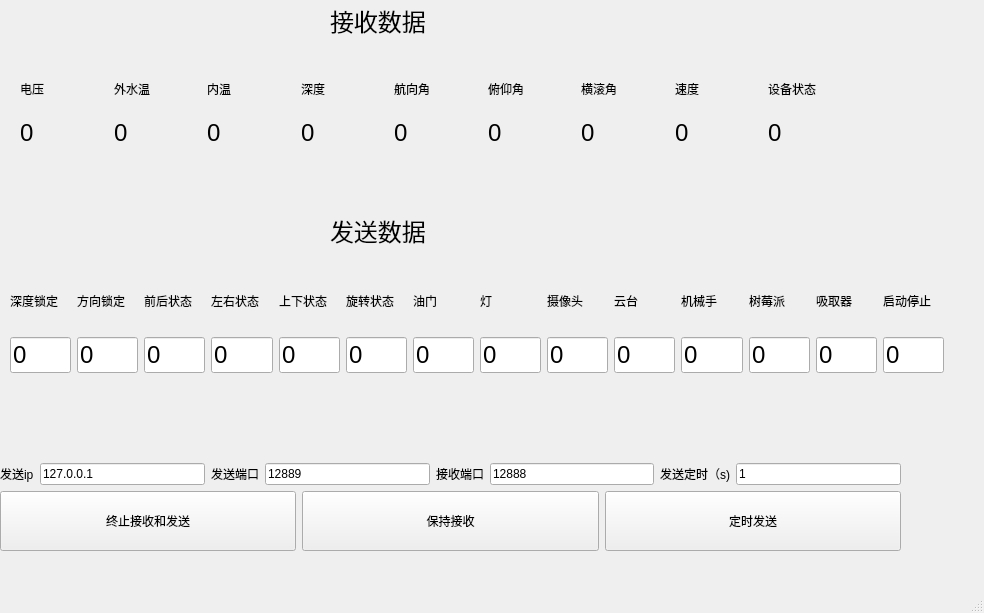
<?xml version="1.0" encoding="UTF-8"?>
<ui version="4.0">
 <class>MainWindow</class>
 <widget class="QMainWindow" name="MainWindow">
  <property name="geometry">
   <rect>
    <x>0</x>
    <y>0</y>
    <width>984</width>
    <height>613</height>
   </rect>
  </property>
  <property name="windowTitle">
   <string>模拟上位机</string>
  </property>
  <widget class="QWidget" name="centralwidget">
   <widget class="QWidget" name="verticalLayoutWidget">
    <property name="geometry">
     <rect>
      <x>0</x>
      <y>440</y>
      <width>901</width>
      <height>111</height>
     </rect>
    </property>
    <layout class="QVBoxLayout" name="verticalLayout">
     <item>
      <spacer name="verticalSpacer">
       <property name="orientation">
        <enum>Qt::Vertical</enum>
       </property>
       <property name="sizeHint" stdset="0">
        <size>
         <width>20</width>
         <height>40</height>
        </size>
       </property>
      </spacer>
     </item>
     <item>
      <layout class="QHBoxLayout" name="horizontalLayout_3">
       <item>
        <widget class="QLabel" name="label">
         <property name="text">
          <string>发送ip</string>
         </property>
        </widget>
       </item>
       <item>
        <widget class="QLineEdit" name="inp_send_ip">
         <property name="text">
          <string>127.0.0.1</string>
         </property>
        </widget>
       </item>
       <item>
        <widget class="QLabel" name="label_2">
         <property name="text">
          <string>发送端口</string>
         </property>
        </widget>
       </item>
       <item>
        <widget class="QLineEdit" name="inp_send_port">
         <property name="text">
          <string>12889</string>
         </property>
        </widget>
       </item>
       <item>
        <widget class="QLabel" name="label_3">
         <property name="text">
          <string>接收端口</string>
         </property>
        </widget>
       </item>
       <item>
        <widget class="QLineEdit" name="inp_recv_port">
         <property name="text">
          <string>12888</string>
         </property>
        </widget>
       </item>
       <item>
        <widget class="QLabel" name="label_33">
         <property name="text">
          <string>发送定时（s)</string>
         </property>
        </widget>
       </item>
       <item>
        <widget class="QLineEdit" name="inp_timer_num">
         <property name="text">
          <string>1</string>
         </property>
        </widget>
       </item>
      </layout>
     </item>
     <item>
      <layout class="QHBoxLayout" name="horizontalLayout">
       <item>
        <widget class="QPushButton" name="pushButton_3">
         <property name="minimumSize">
          <size>
           <width>0</width>
           <height>60</height>
          </size>
         </property>
         <property name="text">
          <string>终止接收和发送</string>
         </property>
        </widget>
       </item>
       <item>
        <widget class="QPushButton" name="pushButton_2">
         <property name="minimumSize">
          <size>
           <width>0</width>
           <height>60</height>
          </size>
         </property>
         <property name="text">
          <string>保持接收</string>
         </property>
        </widget>
       </item>
       <item>
        <widget class="QPushButton" name="pushButton">
         <property name="minimumSize">
          <size>
           <width>0</width>
           <height>60</height>
          </size>
         </property>
         <property name="text">
          <string>定时发送</string>
         </property>
        </widget>
       </item>
      </layout>
     </item>
    </layout>
   </widget>
   <widget class="QLabel" name="label_4">
    <property name="geometry">
     <rect>
      <x>330</x>
      <y>0</y>
      <width>121</width>
      <height>41</height>
     </rect>
    </property>
    <property name="font">
     <font>
      <pointsize>18</pointsize>
     </font>
    </property>
    <property name="text">
     <string>接收数据</string>
    </property>
   </widget>
   <widget class="QWidget" name="gridLayoutWidget">
    <property name="geometry">
     <rect>
      <x>10</x>
      <y>270</y>
      <width>934</width>
      <height>103</height>
     </rect>
    </property>
    <layout class="QGridLayout" name="gridLayout">
     <item row="0" column="11">
      <widget class="QLabel" name="label_24">
       <property name="text">
        <string>树莓派</string>
       </property>
      </widget>
     </item>
     <item row="0" column="10">
      <widget class="QLabel" name="label_23">
       <property name="text">
        <string>机械手</string>
       </property>
      </widget>
     </item>
     <item row="0" column="9">
      <widget class="QLabel" name="label_22">
       <property name="text">
        <string>云台</string>
       </property>
      </widget>
     </item>
     <item row="0" column="4">
      <widget class="QLabel" name="label_17">
       <property name="text">
        <string>上下状态</string>
       </property>
      </widget>
     </item>
     <item row="0" column="8">
      <widget class="QLabel" name="label_21">
       <property name="text">
        <string>摄像头</string>
       </property>
      </widget>
     </item>
     <item row="0" column="6">
      <widget class="QLabel" name="label_19">
       <property name="text">
        <string>油门</string>
       </property>
      </widget>
     </item>
     <item row="0" column="0">
      <widget class="QLabel" name="label_5">
       <property name="text">
        <string>深度锁定</string>
       </property>
      </widget>
     </item>
     <item row="0" column="1">
      <widget class="QLabel" name="label_8">
       <property name="text">
        <string>方向锁定</string>
       </property>
      </widget>
     </item>
     <item row="0" column="7">
      <widget class="QLabel" name="label_20">
       <property name="text">
        <string>灯</string>
       </property>
      </widget>
     </item>
     <item row="0" column="2">
      <widget class="QLabel" name="label_15">
       <property name="text">
        <string>前后状态</string>
       </property>
      </widget>
     </item>
     <item row="0" column="13">
      <widget class="QLabel" name="label_26">
       <property name="text">
        <string>启动停止</string>
       </property>
      </widget>
     </item>
     <item row="0" column="3">
      <widget class="QLabel" name="label_16">
       <property name="text">
        <string>左右状态</string>
       </property>
      </widget>
     </item>
     <item row="0" column="12">
      <widget class="QLabel" name="label_25">
       <property name="text">
        <string>吸取器</string>
       </property>
      </widget>
     </item>
     <item row="0" column="5">
      <widget class="QLabel" name="label_18">
       <property name="text">
        <string>旋转状态</string>
       </property>
      </widget>
     </item>
     <item row="1" column="0">
      <widget class="QLineEdit" name="txt_deep_lock">
       <property name="font">
        <font>
         <pointsize>18</pointsize>
        </font>
       </property>
       <property name="text">
        <string>0</string>
       </property>
      </widget>
     </item>
     <item row="1" column="1">
      <widget class="QLineEdit" name="txt_direct_lock">
       <property name="font">
        <font>
         <pointsize>18</pointsize>
        </font>
       </property>
       <property name="text">
        <string>0</string>
       </property>
      </widget>
     </item>
     <item row="1" column="2">
      <widget class="QLineEdit" name="txt_forward_back">
       <property name="font">
        <font>
         <pointsize>18</pointsize>
        </font>
       </property>
       <property name="text">
        <string>0</string>
       </property>
      </widget>
     </item>
     <item row="1" column="3">
      <widget class="QLineEdit" name="txt_left_right">
       <property name="font">
        <font>
         <pointsize>18</pointsize>
        </font>
       </property>
       <property name="text">
        <string>0</string>
       </property>
      </widget>
     </item>
     <item row="1" column="4">
      <widget class="QLineEdit" name="txt_up_down">
       <property name="font">
        <font>
         <pointsize>18</pointsize>
        </font>
       </property>
       <property name="text">
        <string>0</string>
       </property>
      </widget>
     </item>
     <item row="1" column="5">
      <widget class="QLineEdit" name="txt_spin">
       <property name="font">
        <font>
         <pointsize>18</pointsize>
        </font>
       </property>
       <property name="text">
        <string>0</string>
       </property>
      </widget>
     </item>
     <item row="1" column="6">
      <widget class="QLineEdit" name="txt_oil">
       <property name="font">
        <font>
         <pointsize>18</pointsize>
        </font>
       </property>
       <property name="text">
        <string>0</string>
       </property>
      </widget>
     </item>
     <item row="1" column="7">
      <widget class="QLineEdit" name="txt_light">
       <property name="font">
        <font>
         <pointsize>18</pointsize>
        </font>
       </property>
       <property name="text">
        <string>0</string>
       </property>
      </widget>
     </item>
     <item row="1" column="8">
      <widget class="QLineEdit" name="txt_camera">
       <property name="font">
        <font>
         <pointsize>18</pointsize>
        </font>
       </property>
       <property name="text">
        <string>0</string>
       </property>
      </widget>
     </item>
     <item row="1" column="9">
      <widget class="QLineEdit" name="txt_cloud">
       <property name="font">
        <font>
         <pointsize>18</pointsize>
        </font>
       </property>
       <property name="text">
        <string>0</string>
       </property>
      </widget>
     </item>
     <item row="1" column="10">
      <widget class="QLineEdit" name="txt_multip">
       <property name="font">
        <font>
         <pointsize>18</pointsize>
        </font>
       </property>
       <property name="text">
        <string>0</string>
       </property>
      </widget>
     </item>
     <item row="1" column="11">
      <widget class="QLineEdit" name="txt_pi">
       <property name="font">
        <font>
         <pointsize>18</pointsize>
        </font>
       </property>
       <property name="text">
        <string>0</string>
       </property>
      </widget>
     </item>
     <item row="1" column="12">
      <widget class="QLineEdit" name="txt_soup">
       <property name="font">
        <font>
         <pointsize>18</pointsize>
        </font>
       </property>
       <property name="text">
        <string>0</string>
       </property>
      </widget>
     </item>
     <item row="1" column="13">
      <widget class="QLineEdit" name="txt_start_stp">
       <property name="font">
        <font>
         <pointsize>18</pointsize>
        </font>
       </property>
       <property name="text">
        <string>0</string>
       </property>
      </widget>
     </item>
    </layout>
   </widget>
   <widget class="QWidget" name="gridLayoutWidget_2">
    <property name="geometry">
     <rect>
      <x>20</x>
      <y>70</y>
      <width>836</width>
      <height>81</height>
     </rect>
    </property>
    <layout class="QGridLayout" name="gridLayout_2">
     <item row="0" column="4">
      <widget class="QLabel" name="label_39">
       <property name="text">
        <string>航向角</string>
       </property>
      </widget>
     </item>
     <item row="0" column="0">
      <widget class="QLabel" name="label_50">
       <property name="text">
        <string>电压</string>
       </property>
      </widget>
     </item>
     <item row="0" column="8">
      <widget class="QLabel" name="label_41">
       <property name="text">
        <string>设备状态</string>
       </property>
      </widget>
     </item>
     <item row="0" column="3">
      <widget class="QLabel" name="label_36">
       <property name="text">
        <string>深度</string>
       </property>
      </widget>
     </item>
     <item row="0" column="7">
      <widget class="QLabel" name="label_34">
       <property name="text">
        <string>速度</string>
       </property>
      </widget>
     </item>
     <item row="0" column="1">
      <widget class="QLabel" name="label_35">
       <property name="text">
        <string>外水温</string>
       </property>
      </widget>
     </item>
     <item row="0" column="5">
      <widget class="QLabel" name="label_42">
       <property name="text">
        <string>俯仰角</string>
       </property>
      </widget>
     </item>
     <item row="0" column="2">
      <widget class="QLabel" name="label_52">
       <property name="text">
        <string>内温</string>
       </property>
      </widget>
     </item>
     <item row="0" column="6">
      <widget class="QLabel" name="label_54">
       <property name="text">
        <string>横滚角</string>
       </property>
      </widget>
     </item>
     <item row="1" column="1">
      <widget class="QLabel" name="lbl_temp_out">
       <property name="font">
        <font>
         <pointsize>18</pointsize>
        </font>
       </property>
       <property name="text">
        <string>0</string>
       </property>
      </widget>
     </item>
     <item row="1" column="0">
      <widget class="QLabel" name="lbl_voltage">
       <property name="font">
        <font>
         <pointsize>18</pointsize>
        </font>
       </property>
       <property name="text">
        <string>0</string>
       </property>
      </widget>
     </item>
     <item row="1" column="2">
      <widget class="QLabel" name="lbl_temp_in">
       <property name="font">
        <font>
         <pointsize>18</pointsize>
        </font>
       </property>
       <property name="text">
        <string>0</string>
       </property>
      </widget>
     </item>
     <item row="1" column="3">
      <widget class="QLabel" name="lbl_deep">
       <property name="font">
        <font>
         <pointsize>18</pointsize>
        </font>
       </property>
       <property name="text">
        <string>0</string>
       </property>
      </widget>
     </item>
     <item row="1" column="4">
      <widget class="QLabel" name="lbl_yaw">
       <property name="font">
        <font>
         <pointsize>18</pointsize>
        </font>
       </property>
       <property name="text">
        <string>0</string>
       </property>
      </widget>
     </item>
     <item row="1" column="5">
      <widget class="QLabel" name="lbl_pitch">
       <property name="font">
        <font>
         <pointsize>18</pointsize>
        </font>
       </property>
       <property name="text">
        <string>0</string>
       </property>
      </widget>
     </item>
     <item row="1" column="6">
      <widget class="QLabel" name="lbl_roll">
       <property name="font">
        <font>
         <pointsize>18</pointsize>
        </font>
       </property>
       <property name="text">
        <string>0</string>
       </property>
      </widget>
     </item>
     <item row="1" column="7">
      <widget class="QLabel" name="lbl_speed">
       <property name="font">
        <font>
         <pointsize>18</pointsize>
        </font>
       </property>
       <property name="text">
        <string>0</string>
       </property>
      </widget>
     </item>
     <item row="1" column="8">
      <widget class="QLabel" name="lbl_state">
       <property name="font">
        <font>
         <pointsize>18</pointsize>
        </font>
       </property>
       <property name="text">
        <string>0</string>
       </property>
      </widget>
     </item>
    </layout>
   </widget>
   <widget class="QLabel" name="label_62">
    <property name="geometry">
     <rect>
      <x>330</x>
      <y>210</y>
      <width>121</width>
      <height>41</height>
     </rect>
    </property>
    <property name="font">
     <font>
      <pointsize>18</pointsize>
     </font>
    </property>
    <property name="text">
     <string>发送数据</string>
    </property>
   </widget>
  </widget>
  <widget class="QMenuBar" name="menubar">
   <property name="geometry">
    <rect>
     <x>0</x>
     <y>0</y>
     <width>984</width>
     <height>22</height>
    </rect>
   </property>
  </widget>
  <widget class="QStatusBar" name="statusbar"/>
 </widget>
 <resources/>
 <connections/>
</ui>
